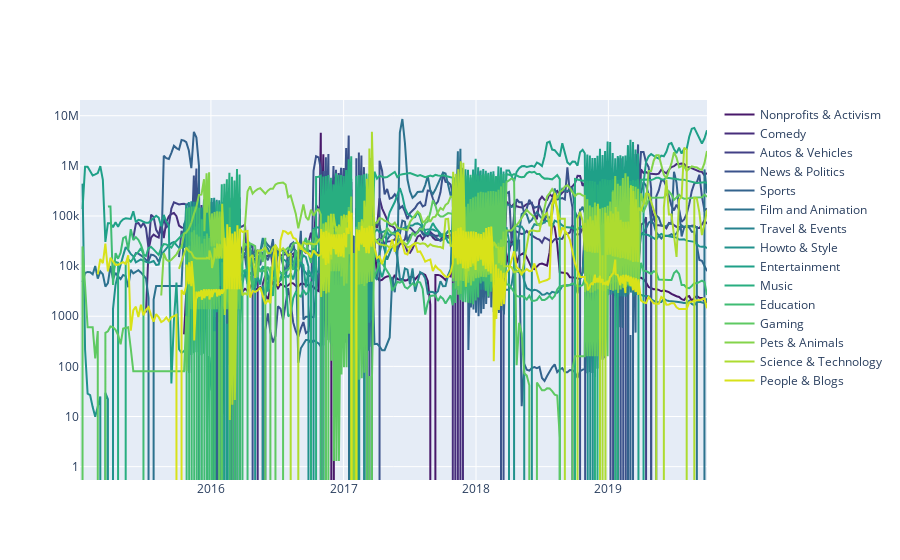

The cell this chart's notebook holds for it:
### Markdown cell above
- this looks bad and noisy in weeks - Simon Lee

### Code cell
fig = go.Figure()
for d,p in zip(list_category, pal):
    fig.add_trace(go.Scatter(x = df_out[df_out['category']==d]['datetime'],
                             y = df_out[df_out['category']==d]['delta_views'],
                             name = d,
                             line_color = p,
                             fill=None))   #tozeroy 
fig.update_yaxes(type="log")                             
fig.show()

### Figure 1 — Plotly figure (JSON) as saved in the notebook; plotly's stock layout.template omitted (floating-point values rounded to 4 significant figures; data arrays with more than 128 entries replaced by an {"elided": "..."} marker saying what was removed)
{"data": [{"line": {"color": "#48186a"}, "name": "Nonprofits & Activism", "type": "scatter", "x": {"elided": "283 str values"}, "y": {"elided": "283 float values"}}, {"line": {"color": "#472d7b"}, "name": "Comedy", "type": "scatter", "x": {"elided": "303 str values"}, "y": {"elided": "303 float values"}}, {"line": {"color": "#424086"}, "name": "Autos & Vehicles", "type": "scatter", "x": {"elided": "312 str values"}, "y": {"elided": "312 float values"}}, {"line": {"color": "#3b528b"}, "name": "News & Politics", "type": "scatter", "x": {"elided": "294 str values"}, "y": {"elided": "294 float values"}}, {"line": {"color": "#33638d"}, "name": "Sports", "type": "scatter", "x": {"elided": "307 str values"}, "y": {"elided": "307 float values"}}, {"line": {"color": "#2c728e"}, "name": "Film and Animation", "type": "scatter", "x": {"elided": "333 str values"}, "y": {"elided": "333 float values"}}, {"line": {"color": "#26828e"}, "name": "Travel & Events", "type": "scatter", "x": {"elided": "266 str values"}, "y": {"elided": "266 float values"}}, {"line": {"color": "#21918c"}, "name": "Howto & Style", "type": "scatter", "x": {"elided": "333 str values"}, "y": {"elided": "333 float values"}}, {"line": {"color": "#1fa088"}, "name": "Entertainment", "type": "scatter", "x": {"elided": "333 str values"}, "y": {"elided": "333 float values"}}, {"line": {"color": "#28ae80"}, "name": "Music", "type": "scatter", "x": {"elided": "320 str values"}, "y": {"elided": "320 float values"}}, {"line": {"color": "#3fbc73"}, "name": "Education", "type": "scatter", "x": {"elided": "323 str values"}, "y": {"elided": "323 float values"}}, {"line": {"color": "#5ec962"}, "name": "Gaming", "type": "scatter", "x": {"elided": "334 str values"}, "y": {"elided": "334 float values"}}, {"line": {"color": "#84d44b"}, "name": "Pets & Animals", "type": "scatter", "x": {"elided": "295 str values"}, "y": {"elided": "295 float values"}}, {"line": {"color": "#addc30"}, "name": "Science & Technology", "type": "scatter", "x": {"elided": "287 str values"}, "y": {"elided": "287 float values"}}, {"line": {"color": "#d8e219"}, "name": "People & Blogs", "type": "scatter", "x": {"elided": "327 str values"}, "y": {"elided": "327 float values"}}], "layout": {"yaxis": {"type": "log"}}}
